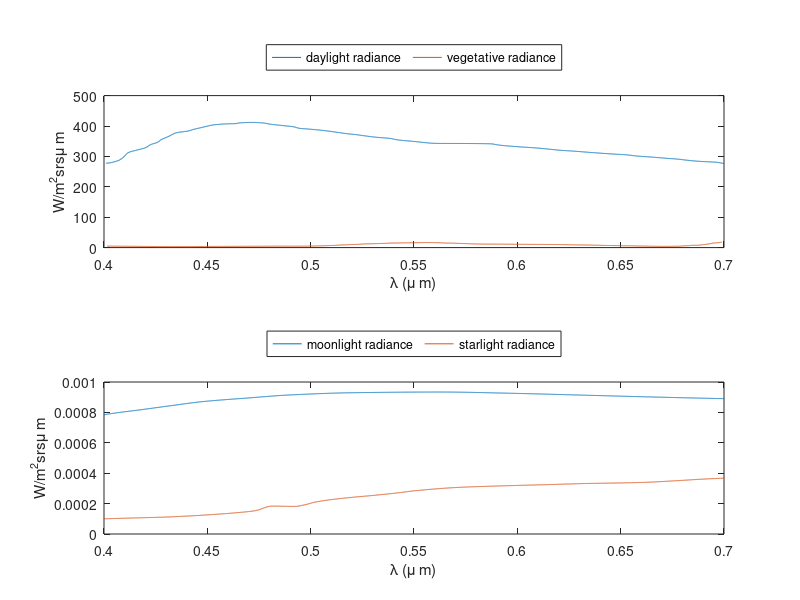
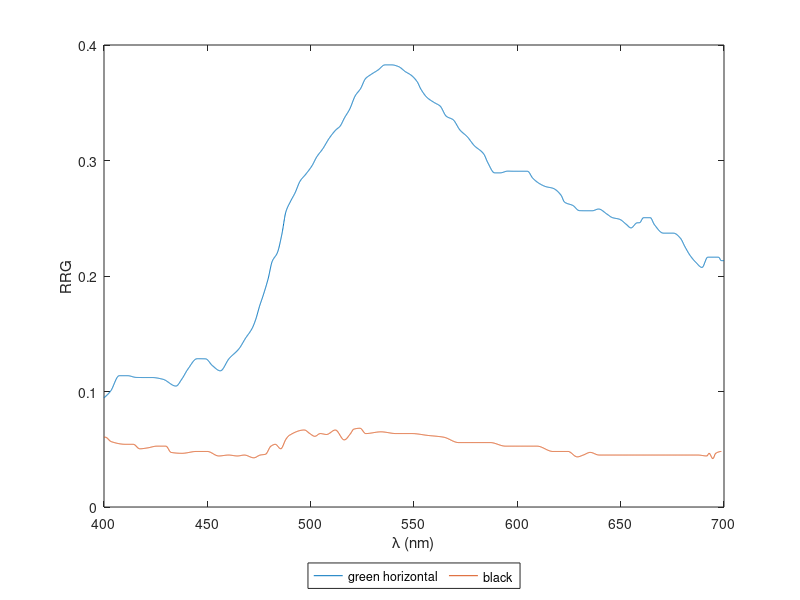

Source code (MATLAB) for these figures, in order:
clear all;

lambdaQueryMicro=linspace(0.4,0.7,3000)'; lambdaQueryNano=linspace(400,700,3000)';

lambdaDaylight=csvread('daylightRadiance.csv');
lambdaD=lambdaDaylight(:,1); daylightRadiance=lambdaDaylight(:,2);
IlambdaDaylight=@(l)(interp1(lambdaD,daylightRadiance,l,'pchip'));
daylightRadianceInterp=interp1(lambdaD,daylightRadiance,lambdaQueryMicro,'pchip')*10;

lambdaVegetative=csvread('vegetativeRadiance.csv');
lambdaV=lambdaVegetative(:,1); vegetativeRadiance=lambdaVegetative(:,2);
IlambdaVegetative=@(l) interp1(lambdaV,vegetativeRadiance,l,'pchip');
vegetativeRadianceInterp=interp1(lambdaV,vegetativeRadiance,lambdaQueryNano,'pchip');

lambdaStarlight=csvread('starlightRadiance.csv');
lambdaS=lambdaStarlight(:,1); starlightRadiance=lambdaStarlight(:,2);
IlambdaStarlight=@(l) interp1(lambdaS,starlightRadiance,l,'pchip');
starlightRadianceInterp=interp1(lambdaS,starlightRadiance,lambdaQueryMicro,'pchip');

lambdaMoonlight=csvread('moonlightRadiance.csv');
lambdaM=lambdaMoonlight(:,1); moonlightRadiance=lambdaMoonlight(:,2);
IlambdaMoonlight=@(l) (interp1(lambdaM,moonlightRadiance,l,'pchip'));
moonlightRadianceInterp=interp1(lambdaM,moonlightRadiance,lambdaQueryMicro,'pchip');

figure()
subplot(2,1,1)
plot(lambdaQueryMicro,daylightRadianceInterp);
hold on;
plot(lambdaQueryNano*10^-3,vegetativeRadianceInterp*10^3)
xlabel('\lambda (\mu m)'); ylabel('W/m^2srs\mu m')
legend('daylight radiance','vegetative radiance','location','northoutside','orientation','horizontal');
hold off;

subplot(2,1,2)
plot(lambdaQueryMicro,moonlightRadianceInterp);
hold on;
plot(lambdaQueryMicro,starlightRadianceInterp);
xlabel('\lambda (\mu m)'); ylabel('W/m^2srs\mu m')
legend('moonlight radiance','starlight radiance','location','northoutside','orientation','horizontal')
hold off;

RRGGreen=csvread('RRGGreen.csv');
lambdaRRGGreen=RRGGreen(:,1); RRGGreen=RRGGreen(:,2);
RRGGreenFunc=@(l) interp1(lambdaRRGGreen,RRGGreen,l,'pchip');
RRGGreenInterp=interp1(lambdaRRGGreen,RRGGreen,lambdaQueryNano,'pchip');

RRGBlack=csvread('RRGBlack.csv');
lambdaRRGBlack=RRGBlack(:,1); RRGBlack=RRGBlack(:,2);
RRGBlackFunc=@(l) interp1(lambdaRRGBlack,RRGBlack,l,'pchip');
RRGBlackInterp=interp1(lambdaRRGBlack,RRGBlack,lambdaQueryNano,'pchip');

figure()
plot(lambdaQueryNano,RRGGreenInterp);
hold on
plot(lambdaQueryNano,RRGBlackInterp);
xlabel('\lambda (nm)'); ylabel('RRG');
legend('green horizontal','black','location','southoutside','orientation','horizontal');

save('RadianceRRG','daylightRadianceInterp','vegetativeRadianceInterp',...
    'moonlightRadianceInterp','starlightRadianceInterp',...
    'RRGGreenInterp','RRGBlackInterp',...
    'IlambdaDaylight','IlambdaVegetative','IlambdaMoonlight','IlambdaStarlight',...
    'RRGGreenFunc','RRGBlackFunc','lambdaQueryMicro','lambdaQueryNano')


